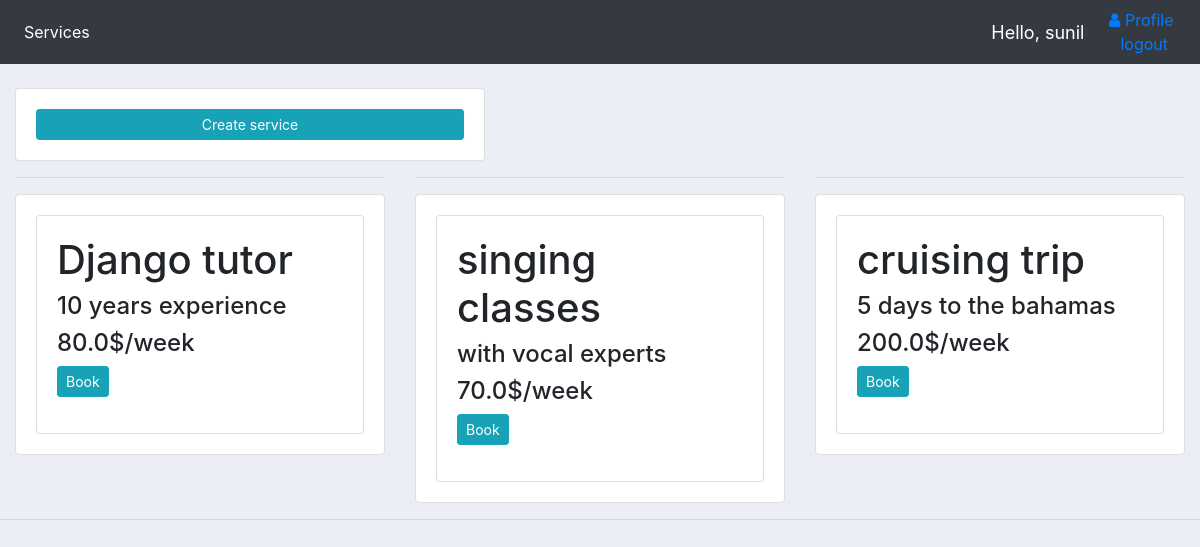
Screenshot of / (signed in) with the database file from the repository.
### bookingApp/models.py (models this page shows, shortened)
class Service(models.Model):
	name = models.CharField(max_length = 200, null = True)
	description = models.CharField(max_length = 200, null = True)
	price = models.FloatField(null = True)
	seller = models.ForeignKey(Customer, null=True, on_delete = models.CASCADE)

### bookingApp/views.py (the view)
# urls.py: path('', views.servicesView, name="services"),
def servicesView(request):
	services = Service.objects.all();
	context={'services':services}
	return render(request,'template/services.html', context);

### bookingApp/templates/template/services.html
{% extends 'template/main.html'%}
{% block content %}
<br>
<div class="row">
	<div class="col-md-5">
		<div class="card card-body">
			<a class="btn btn-info  btn-sm " href="{% url 'create-service' %}">Create service</a>
		</div>
	</div>
</div>
<div class="row">
	{% for service in services%}
	<div class="col-md-4">
		<hr>
		<div class="card card-body">
				<div class="card card-body">
					<h1>{{service.name}}</h1>
					<h4>{{service.description}}</h4>
					<h4>{{service.price}}$/week</h4>
					<p><a class="btn  btn-info  btn-sm" href="{% url 'booking' service.id %}">Book</a></p>
				</div>
		</div>
	</div>
	{% endfor %}
</div>
{% endblock %}

### bookingApp/templates/template/navbar.html (shortened to what this page needs)
{% load static %}
<nav class="navbar navbar-expand-lg navbar-dark bg-dark">
  <div class="collapse navbar-collapse" id="navbarNav">
    <ul class="navbar-nav">
      <li class="nav-item active">
        <a class="nav-link" href="{% url 'services' %}">Services</a>
      </li>
    </ul>
  </div>
  {% if request.user.id%}
    <span class = "hello-msg">Hello, {{request.user}}</span>
    <span><a href="{% url 'user-profile'%}"><i class="fa fa-fw fa-user" ></i>Profile</a><span>
    <div class='mx-3'><a href="{% url 'logout'%}">logout</a></div>
  {% else %}
      <span><a href="{% url 'login'%}"><i class="fa fa-fw fa-user" ></i>Login</a></span>
  {% endif %}
</nav>

### static/css/main.css (style rules this page uses)
body { background-color: #ebeff5; }

### bookingApp/templates/template/navbar.html (style rules this page uses)
.hello-msg { font-size: 18px; color: #fff; margin-right: 20px; }

### rows the page displays
Service: name "Django tutor", description "10 years experience", price "80.0"
Service: name "singing classes", description "with vocal experts", price "70.0"
Service: name "cruising trip", description "5 days to the bahamas", price "200.0"

### other values shown
{{ request.user }} "sunil"
